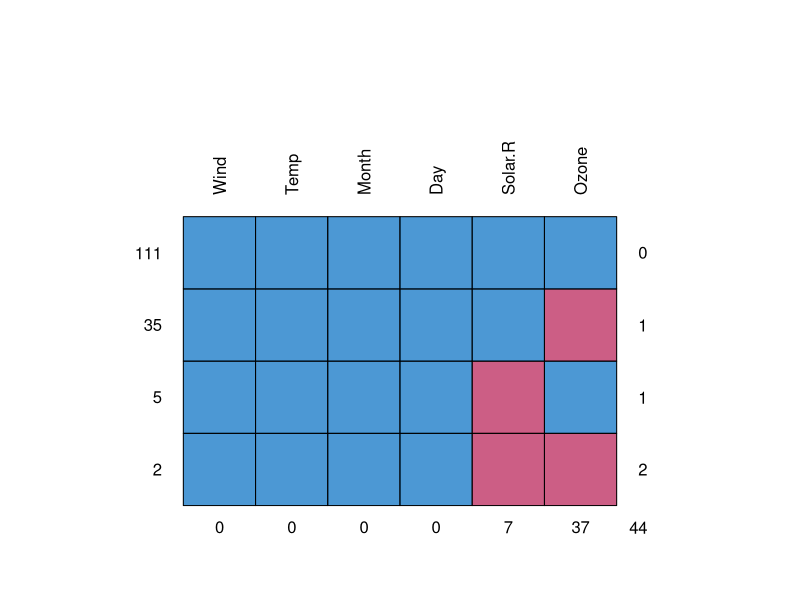
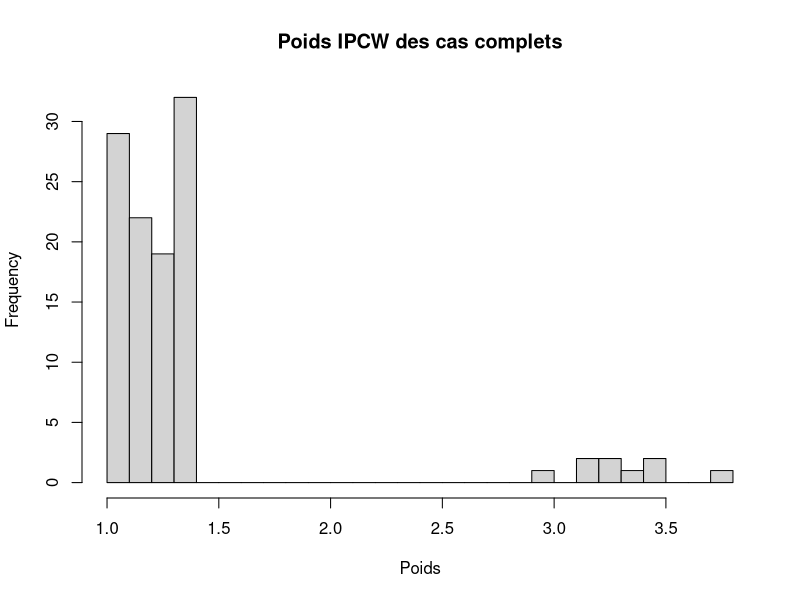
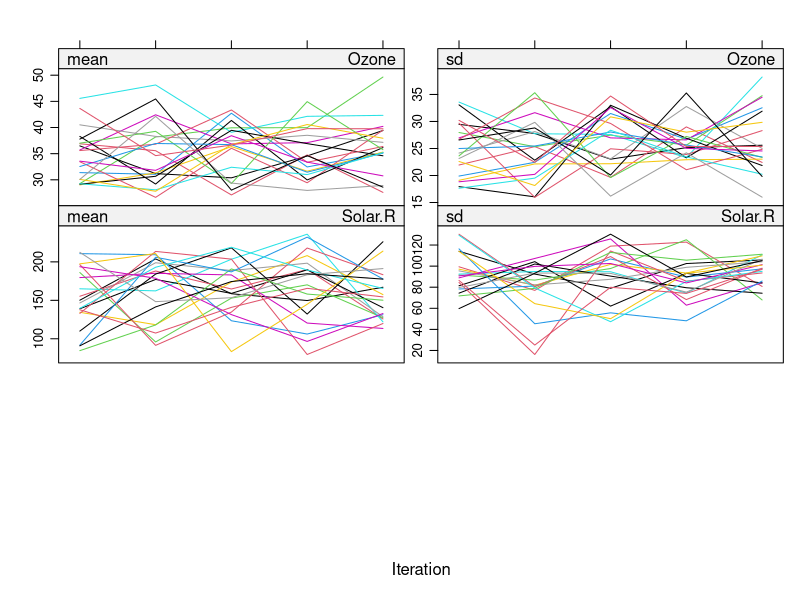
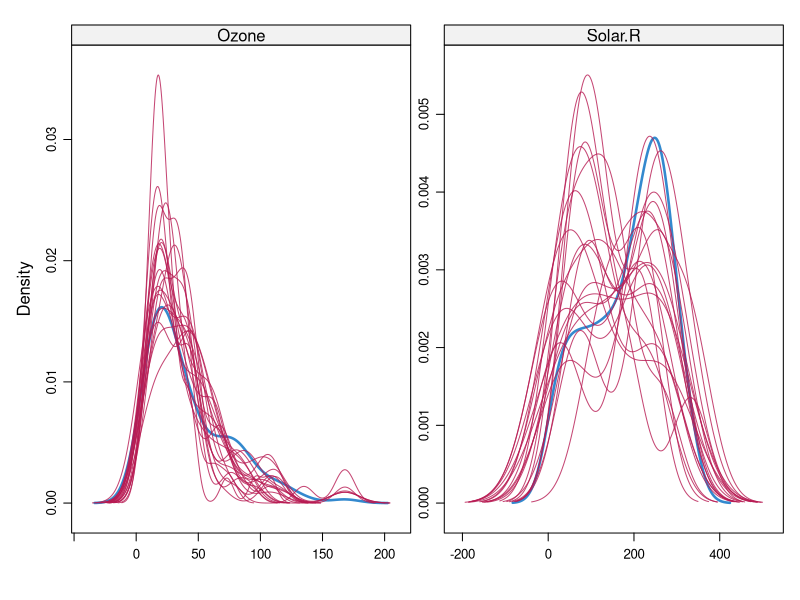

R code for these plots, in order:
# ========================================================================
# Script de correction : TP donnees manquantes
# ========================================================================

library(mice)
library(sandwich)
library(lmtest)

## Donnees fournies avec R
aq <- airquality
aq$Month <- factor(aq$Month)


# ========================================================================
# Les donnees et leurs valeurs manquantes
# ========================================================================

# --- Présentation des données

# Vous n'avez rien besoin d'écrire ici, appuyez juste sur le bouton 'Run Code'
# ou sur le raccourci clavier Ctrl+Enter
head(aq)
summary(aq)

# --- Combien de données manquantes ?

colSums(is.na(aq))
## Seules Ozone (37 NA) et Solar.R (7 NA) ont des valeurs manquantes

sum(complete.cases(aq))   # nombre de cas complets
mean(complete.cases(aq))  # proportion de cas complets
## Une analyse sur cas complets n'utiliserait que 111 jours sur 153 (73 %)

md.pattern(aq, rotate.names = TRUE)

# --- Le mécanisme est-il MCAR ?

aq$R <- as.numeric(complete.cases(aq[, c("Ozone", "Solar.R", "Wind", "Temp")]))
table(aq$R)

prop.table(table(aq$Month, aq$R), margin = 1)
## En juin, seuls 30 % des jours sont complets (contre 74 à 97 % les autres mois) :
## la probabilité d'être complet dépend du mois, qui est observé.
## Les données ne sont donc pas MCAR.

tapply(aq$Temp, aq$R, mean)
tapply(aq$Wind, aq$R, mean)
## Pas de différence notable sur la température et le vent


# ========================================================================
# Analyse sur cas complets
# ========================================================================

fit_cc <- lm(Ozone ~ Solar.R + Wind + Temp, data = aq)
summary(fit_cc)
## Remarquez la mention "(42 observations deleted due to missingness)"

nobs(fit_cc)
## 111 jours sur 153 : on a perdu 27 % de l'échantillon, y compris les 5 jours
## où l'ozone était observé mais pas le rayonnement solaire

confint(fit_cc)


# ========================================================================
# Ponderation IPCW
# ========================================================================

# --- Étape 1 : modéliser la probabilité d'être complet

mod_R <- glm(R ~ Wind + Temp + Month, data = aq, family = binomial)
summary(mod_R)
## Le modèle est ajusté sur tous les jours (R, Wind, Temp et Month sont
## observés pour tous). Seul le mois de juin est fortement associé à R.

# --- Étape 2 : calculer les poids

aq$p <- predict(mod_R, type = "response")
aq$w <- 1 / aq$p
head(aq[, c("Month", "R", "p", "w")])

# --- Étape 3 : vérifier les poids

w_cc <- aq$w[aq$R == 1]   # poids des cas complets
summary(w_cc)
hist(w_cc, breaks = 20, main = "Poids IPCW des cas complets", xlab = "Poids")
sum(w_cc)^2 / sum(w_cc^2) # taille d'échantillon effective
## Le poids maximal est inférieur à 4 (ce sont les jours complets de juin) :
## pas de poids extrême. La taille effective (~94) est assez proche du
## nombre de cas complets (111).

cc <- aq$R == 1
round(cbind(
  echantillon = prop.table(table(aq$Month)),
  cas_complets = prop.table(table(aq$Month[cc])),
  cas_complets_ponderes = tapply(aq$w[cc], aq$Month[cc], sum) / sum(aq$w[cc])
), 3)

# --- Étape 4 : ajuster le modèle d'analyse pondéré

fit_ipcw <- lm(Ozone ~ Solar.R + Wind + Temp, data = aq, weights = w)
## lm() exclut toujours les jours incomplets : seuls les cas complets,
## pondérés, contribuent à l'estimation
coeftest(fit_ipcw, vcov = vcovHC(fit_ipcw, type = "HC0"))

round(cbind(cas_complets = coef(fit_cc), ipcw = coef(fit_ipcw)), 3)
## Les estimations sont proches : le mois, qui explique la non-réponse,
## semble peu lié à l'ozone une fois pris en compte le rayonnement,
## le vent et la température.


# ========================================================================
# Imputation multiple avec mice
# ========================================================================

# --- Étape 1 : imputer

dat <- aq[, c("Ozone", "Solar.R", "Wind", "Temp", "Month")]
## Day est exclu : sinon mice l'utiliserait comme prédicteur

imp <- mice(dat, m = 20, seed = 123, printFlag = FALSE)
imp$method
## Par défaut, les variables continues sont imputées par Predictive Mean
## Matching ("pmm"). C'est adapté ici : l'ozone est positif et sa distribution
## est asymétrique, et pmm n'impute que des valeurs déjà observées.
## Les variables complètes ("") ne sont pas imputées.

# --- Vérifier les imputations

plot(imp)
## Moyenne et écart-type des valeurs imputées au fil des itérations,
## pour chacune des 20 imputations : pas de tendance, convergence correcte.

densityplot(imp)
## Les distributions imputées sont plausibles. Elles n'ont pas à être
## identiques aux distributions observées : sous MAR, les jours incomplets
## peuvent différer des jours complets.

# --- Étapes 2 et 3 : analyser et combiner

fit_mi <- with(imp, lm(Ozone ~ Solar.R + Wind + Temp))
pooled <- pool(fit_mi)
summary(pooled, conf.int = TRUE)
## Ces estimations utilisent les 153 jours, y compris ceux qui n'ont qu'une
## seule variable manquante

pooled$pooled[, c("term", "ubar", "b", "t", "fmi")]
## Selon les coefficients, environ 20 à 35 % de l'information est perdue
## à cause des données manquantes


# ========================================================================
# Comparaison des trois approches
# ========================================================================

se_ipcw <- sqrt(diag(vcovHC(fit_ipcw, type = "HC0")))  # erreurs standard robustes
res_mi <- summary(pooled)

round(data.frame(
  coef_cc   = coef(fit_cc),
  se_cc     = coef(summary(fit_cc))[, "Std. Error"],
  coef_ipcw = coef(fit_ipcw),
  se_ipcw   = se_ipcw,
  coef_mi   = res_mi$estimate,
  se_mi     = res_mi$std.error
), 3)
